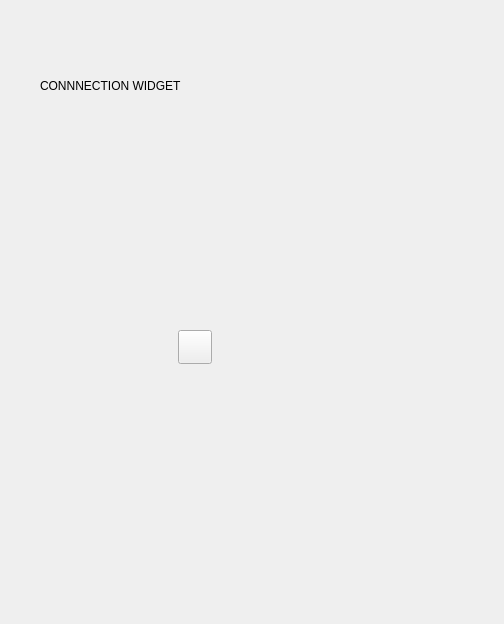
<?xml version="1.0" encoding="UTF-8"?>
<ui version="4.0">
 <class>agent::client::AgentConnectionWidget</class>
 <widget class="QWidget" name="agent::client::AgentConnectionWidget">
  <property name="geometry">
   <rect>
    <x>0</x>
    <y>0</y>
    <width>504</width>
    <height>624</height>
   </rect>
  </property>
  <property name="windowTitle">
   <string>Form</string>
  </property>
  <widget class="QLabel" name="label">
   <property name="geometry">
    <rect>
     <x>40</x>
     <y>10</y>
     <width>191</width>
     <height>151</height>
    </rect>
   </property>
   <property name="text">
    <string>CONNNECTION WIDGET</string>
   </property>
  </widget>
  <widget class="PortableIDWidget" name="widgetBirthCertificate" native="true">
   <property name="geometry">
    <rect>
     <x>140</x>
     <y>330</y>
     <width>403</width>
     <height>501</height>
    </rect>
   </property>
   <property name="sizePolicy">
    <sizepolicy hsizetype="Expanding" vsizetype="Expanding">
     <horstretch>0</horstretch>
     <verstretch>100</verstretch>
    </sizepolicy>
   </property>
  </widget>
  <widget class="QWidget" name="layoutWidget">
   <property name="geometry">
    <rect>
     <x>140</x>
     <y>330</y>
     <width>72</width>
     <height>34</height>
    </rect>
   </property>
   <layout class="QHBoxLayout" name="horizontalLayout">
    <item>
     <widget class="TryToggle" name="tryToggleListen" native="true">
      <property name="sizePolicy">
       <sizepolicy hsizetype="Minimum" vsizetype="Minimum">
        <horstretch>0</horstretch>
        <verstretch>0</verstretch>
       </sizepolicy>
      </property>
      <property name="minimumSize">
       <size>
        <width>32</width>
        <height>32</height>
       </size>
      </property>
     </widget>
    </item>
    <item>
     <widget class="PanicButton" name="widgetPanic">
      <property name="sizePolicy">
       <sizepolicy hsizetype="Minimum" vsizetype="Minimum">
        <horstretch>0</horstretch>
        <verstretch>0</verstretch>
       </sizepolicy>
      </property>
      <property name="minimumSize">
       <size>
        <width>32</width>
        <height>32</height>
       </size>
      </property>
     </widget>
    </item>
   </layout>
  </widget>
 </widget>
 <customwidgets>
  <customwidget>
   <class>TryToggle</class>
   <extends>QWidget</extends>
   <header location="global">components/TryToggle.hpp</header>
   <container>1</container>
  </customwidget>
  <customwidget>
   <class>PanicButton</class>
   <extends>QPushButton</extends>
   <header location="global">node/PanicButton.hpp</header>
   <container>1</container>
  </customwidget>
  <customwidget>
   <class>PortableIDWidget</class>
   <extends>QWidget</extends>
   <header location="global">node/PortableIDWidget.hpp</header>
   <container>1</container>
  </customwidget>
 </customwidgets>
 <resources/>
 <connections/>
</ui>
